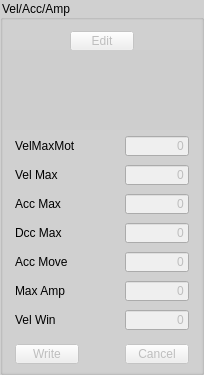
       <widget class="QGroupBox" name="gbVel">
        <property name="styleSheet">
         <string notr="true">QGroupBox {
    background-color: #d0d0d0;
}
</string>
        </property>
        <property name="title">
         <string>Vel/Acc/Amp</string>
        </property>
        <layout class="QVBoxLayout" name="verticalLayout_2">
         <property name="spacing">
          <number>0</number>
         </property>
         <property name="leftMargin">
          <number>0</number>
         </property>
         <property name="topMargin">
          <number>0</number>
         </property>
         <property name="rightMargin">
          <number>0</number>
         </property>
         <property name="bottomMargin">
          <number>0</number>
         </property>
         <item>
          <widget class="QGroupBox" name="groupBox_4">
           <property name="maximumSize">
            <size>
             <width>16777215</width>
             <height>30</height>
            </size>
           </property>
           <property name="styleSheet">
            <string notr="true">QGroupBox {
    border: none;
    margin-top: 0px;
}
</string>
           </property>
           <property name="title">
            <string/>
           </property>
           <layout class="QHBoxLayout" name="horizontalLayout_45">
            <property name="topMargin">
             <number>5</number>
            </property>
            <property name="bottomMargin">
             <number>0</number>
            </property>
            <item>
             <widget class="QPushButton" name="btnVelEdit">
              <property name="enabled">
               <bool>false</bool>
              </property>
              <property name="minimumSize">
               <size>
                <width>0</width>
                <height>20</height>
               </size>
              </property>
              <property name="maximumSize">
               <size>
                <width>64</width>
                <height>20</height>
               </size>
              </property>
              <property name="text">
               <string>Edit</string>
              </property>
             </widget>
            </item>
           </layout>
          </widget>
         </item>
         <item>
          <spacer name="verticalSpacer_6">
           <property name="orientation">
            <enum>Qt::Orientation::Vertical</enum>
           </property>
           <property name="sizeHint" stdset="0">
            <size>
             <width>20</width>
             <height>40</height>
            </size>
           </property>
          </spacer>
         </item>
         <item>
          <spacer name="verticalSpacer_2">
           <property name="orientation">
            <enum>Qt::Orientation::Vertical</enum>
           </property>
           <property name="sizeHint" stdset="0">
            <size>
             <width>20</width>
             <height>40</height>
            </size>
           </property>
          </spacer>
         </item>
         <item>
          <widget class="QGroupBox" name="groupBox_25">
           <property name="maximumSize">
            <size>
             <width>16777215</width>
             <height>30</height>
            </size>
           </property>
           <property name="styleSheet">
            <string notr="true">QGroupBox {
    border: none;
    margin-top: 0px;
}
</string>
           </property>
           <property name="title">
            <string/>
           </property>
           <layout class="QHBoxLayout" name="horizontalLayout_18">
            <property name="topMargin">
             <number>0</number>
            </property>
            <property name="bottomMargin">
             <number>0</number>
            </property>
            <item>
             <widget class="QLabel" name="label_15">
              <property name="maximumSize">
               <size>
                <width>16777215</width>
                <height>20</height>
               </size>
              </property>
              <property name="text">
               <string>VelMaxMot</string>
              </property>
             </widget>
            </item>
            <item>
             <spacer name="horizontalSpacer_23">
              <property name="orientation">
               <enum>Qt::Orientation::Horizontal</enum>
              </property>
              <property name="sizeHint" stdset="0">
               <size>
                <width>40</width>
                <height>20</height>
               </size>
              </property>
             </spacer>
            </item>
            <item>
             <widget class="QLineEdit" name="txtVelMaxMot">
              <property name="enabled">
               <bool>false</bool>
              </property>
              <property name="minimumSize">
               <size>
                <width>64</width>
                <height>0</height>
               </size>
              </property>
              <property name="maximumSize">
               <size>
                <width>64</width>
                <height>20</height>
               </size>
              </property>
              <property name="text">
               <string>0</string>
              </property>
              <property name="alignment">
               <set>Qt::AlignmentFlag::AlignRight|Qt::AlignmentFlag::AlignTrailing|Qt::AlignmentFlag::AlignVCenter</set>
              </property>
             </widget>
            </item>
           </layout>
          </widget>
         </item>
         <item>
          <widget class="QGroupBox" name="groupBox_24">
           <property name="maximumSize">
            <size>
             <width>16777215</width>
             <height>30</height>
            </size>
           </property>
           <property name="styleSheet">
            <string notr="true">QGroupBox {
    border: none;
    margin-top: 0px;
}
</string>
           </property>
           <property name="title">
            <string/>
           </property>
           <layout class="QHBoxLayout" name="horizontalLayout_17">
            <property name="topMargin">
             <number>0</number>
            </property>
            <property name="bottomMargin">
             <number>0</number>
            </property>
            <item>
             <widget class="QLabel" name="label_14">
              <property name="maximumSize">
               <size>
                <width>16777215</width>
                <height>20</height>
               </size>
              </property>
              <property name="text">
               <string>Vel Max</string>
              </property>
             </widget>
            </item>
            <item>
             <spacer name="horizontalSpacer_22">
              <property name="orientation">
               <enum>Qt::Orientation::Horizontal</enum>
              </property>
              <property name="sizeHint" stdset="0">
               <size>
                <width>40</width>
                <height>20</height>
               </size>
              </property>
             </spacer>
            </item>
            <item>
             <widget class="QLineEdit" name="txtVelMax">
              <property name="enabled">
               <bool>false</bool>
              </property>
              <property name="minimumSize">
               <size>
                <width>64</width>
                <height>0</height>
               </size>
              </property>
              <property name="maximumSize">
               <size>
                <width>64</width>
                <height>20</height>
               </size>
              </property>
              <property name="text">
               <string>0</string>
              </property>
              <property name="alignment">
               <set>Qt::AlignmentFlag::AlignRight|Qt::AlignmentFlag::AlignTrailing|Qt::AlignmentFlag::AlignVCenter</set>
              </property>
             </widget>
            </item>
           </layout>
          </widget>
         </item>
         <item>
          <widget class="QGroupBox" name="groupBox_23">
           <property name="maximumSize">
            <size>
             <width>16777215</width>
             <height>30</height>
            </size>
           </property>
           <property name="styleSheet">
            <string notr="true">QGroupBox {
    border: none;
    margin-top: 0px;
}
</string>
           </property>
           <property name="title">
            <string/>
           </property>
           <layout class="QHBoxLayout" name="horizontalLayout_16">
            <property name="topMargin">
             <number>0</number>
            </property>
            <property name="bottomMargin">
             <number>0</number>
            </property>
            <item>
             <widget class="QLabel" name="label_13">
              <property name="maximumSize">
               <size>
                <width>16777215</width>
                <height>20</height>
               </size>
              </property>
              <property name="text">
               <string>Acc Max</string>
              </property>
             </widget>
            </item>
            <item>
             <spacer name="horizontalSpacer_21">
              <property name="orientation">
               <enum>Qt::Orientation::Horizontal</enum>
              </property>
              <property name="sizeHint" stdset="0">
               <size>
                <width>40</width>
                <height>20</height>
               </size>
              </property>
             </spacer>
            </item>
            <item>
             <widget class="QLineEdit" name="txtAccMax">
              <property name="enabled">
               <bool>false</bool>
              </property>
              <property name="minimumSize">
               <size>
                <width>64</width>
                <height>0</height>
               </size>
              </property>
              <property name="maximumSize">
               <size>
                <width>64</width>
                <height>20</height>
               </size>
              </property>
              <property name="text">
               <string>0</string>
              </property>
              <property name="alignment">
               <set>Qt::AlignmentFlag::AlignRight|Qt::AlignmentFlag::AlignTrailing|Qt::AlignmentFlag::AlignVCenter</set>
              </property>
             </widget>
            </item>
           </layout>
          </widget>
         </item>
         <item>
          <widget class="QGroupBox" name="groupBox_26">
           <property name="maximumSize">
            <size>
             <width>16777215</width>
             <height>30</height>
            </size>
           </property>
           <property name="styleSheet">
            <string notr="true">QGroupBox {
    border: none;
    margin-top: 0px;
}
</string>
           </property>
           <property name="title">
            <string/>
           </property>
           <layout class="QHBoxLayout" name="horizontalLayout_19">
            <property name="topMargin">
             <number>0</number>
            </property>
            <property name="bottomMargin">
             <number>0</number>
            </property>
            <item>
             <widget class="QLabel" name="label_16">
              <property name="maximumSize">
               <size>
                <width>16777215</width>
                <height>20</height>
               </size>
              </property>
              <property name="text">
               <string>Dcc Max</string>
              </property>
             </widget>
            </item>
            <item>
             <spacer name="horizontalSpacer_24">
              <property name="orientation">
               <enum>Qt::Orientation::Horizontal</enum>
              </property>
              <property name="sizeHint" stdset="0">
               <size>
                <width>40</width>
                <height>20</height>
               </size>
              </property>
             </spacer>
            </item>
            <item>
             <widget class="QLineEdit" name="txtDccMax">
              <property name="enabled">
               <bool>false</bool>
              </property>
              <property name="minimumSize">
               <size>
                <width>64</width>
                <height>0</height>
               </size>
              </property>
              <property name="maximumSize">
               <size>
                <width>64</width>
                <height>20</height>
               </size>
              </property>
              <property name="text">
               <string>0</string>
              </property>
              <property name="alignment">
               <set>Qt::AlignmentFlag::AlignRight|Qt::AlignmentFlag::AlignTrailing|Qt::AlignmentFlag::AlignVCenter</set>
              </property>
             </widget>
            </item>
           </layout>
          </widget>
         </item>
         <item>
          <widget class="QGroupBox" name="groupBox_22">
           <property name="maximumSize">
            <size>
             <width>16777215</width>
             <height>30</height>
            </size>
           </property>
           <property name="styleSheet">
            <string notr="true">QGroupBox {
    border: none;
    margin-top: 0px;
}
</string>
           </property>
           <property name="title">
            <string/>
           </property>
           <layout class="QHBoxLayout" name="horizontalLayout_15">
            <property name="topMargin">
             <number>0</number>
            </property>
            <property name="bottomMargin">
             <number>0</number>
            </property>
            <item>
             <widget class="QLabel" name="label_12">
              <property name="maximumSize">
               <size>
                <width>16777215</width>
                <height>20</height>
               </size>
              </property>
              <property name="text">
               <string>Acc Move</string>
              </property>
             </widget>
            </item>
            <item>
             <spacer name="horizontalSpacer_20">
              <property name="orientation">
               <enum>Qt::Orientation::Horizontal</enum>
              </property>
              <property name="sizeHint" stdset="0">
               <size>
                <width>40</width>
                <height>20</height>
               </size>
              </property>
             </spacer>
            </item>
            <item>
             <widget class="QLineEdit" name="txtAccMove">
              <property name="enabled">
               <bool>false</bool>
              </property>
              <property name="minimumSize">
               <size>
                <width>64</width>
                <height>0</height>
               </size>
              </property>
              <property name="maximumSize">
               <size>
                <width>64</width>
                <height>20</height>
               </size>
              </property>
              <property name="text">
               <string>0</string>
              </property>
              <property name="alignment">
               <set>Qt::AlignmentFlag::AlignRight|Qt::AlignmentFlag::AlignTrailing|Qt::AlignmentFlag::AlignVCenter</set>
              </property>
             </widget>
            </item>
           </layout>
          </widget>
         </item>
         <item>
          <widget class="QGroupBox" name="groupBox_20">
           <property name="maximumSize">
            <size>
             <width>16777215</width>
             <height>30</height>
            </size>
           </property>
           <property name="styleSheet">
            <string notr="true">QGroupBox {
    border: none;
    margin-top: 0px;
}
</string>
           </property>
           <property name="title">
            <string/>
           </property>
           <layout class="QHBoxLayout" name="horizontalLayout_13">
            <property name="topMargin">
             <number>0</number>
            </property>
            <property name="bottomMargin">
             <number>0</number>
            </property>
            <item>
             <widget class="QLabel" name="label_10">
              <property name="maximumSize">
               <size>
                <width>16777215</width>
                <height>20</height>
               </size>
              </property>
              <property name="text">
               <string>Max Amp</string>
              </property>
             </widget>
            </item>
            <item>
             <spacer name="horizontalSpacer_18">
              <property name="orientation">
               <enum>Qt::Orientation::Horizontal</enum>
              </property>
              <property name="sizeHint" stdset="0">
               <size>
                <width>40</width>
                <height>20</height>
               </size>
              </property>
             </spacer>
            </item>
            <item>
             <widget class="QLineEdit" name="txtMaxAmp">
              <property name="enabled">
               <bool>false</bool>
              </property>
              <property name="minimumSize">
               <size>
                <width>64</width>
                <height>0</height>
               </size>
              </property>
              <property name="maximumSize">
               <size>
                <width>64</width>
                <height>20</height>
               </size>
              </property>
              <property name="text">
               <string>0</string>
              </property>
              <property name="alignment">
               <set>Qt::AlignmentFlag::AlignRight|Qt::AlignmentFlag::AlignTrailing|Qt::AlignmentFlag::AlignVCenter</set>
              </property>
             </widget>
            </item>
           </layout>
          </widget>
         </item>
         <item>
          <widget class="QGroupBox" name="groupBox_21">
           <property name="maximumSize">
            <size>
             <width>16777215</width>
             <height>30</height>
            </size>
           </property>
           <property name="styleSheet">
            <string notr="true">QGroupBox {
    border: none;
    margin-top: 0px;
}
</string>
           </property>
           <property name="title">
            <string/>
           </property>
           <layout class="QHBoxLayout" name="horizontalLayout_14">
            <property name="topMargin">
             <number>0</number>
            </property>
            <property name="bottomMargin">
             <number>0</number>
            </property>
            <item>
             <widget class="QLabel" name="label_11">
              <property name="maximumSize">
               <size>
                <width>16777215</width>
                <height>20</height>
               </size>
              </property>
              <property name="text">
               <string>Vel Win</string>
              </property>
             </widget>
            </item>
            <item>
             <spacer name="horizontalSpacer_19">
              <property name="orientation">
               <enum>Qt::Orientation::Horizontal</enum>
              </property>
              <property name="sizeHint" stdset="0">
               <size>
                <width>40</width>
                <height>20</height>
               </size>
              </property>
             </spacer>
            </item>
            <item>
             <widget class="QLineEdit" name="txtVelWin">
              <property name="enabled">
               <bool>false</bool>
              </property>
              <property name="minimumSize">
               <size>
                <width>64</width>
                <height>0</height>
               </size>
              </property>
              <property name="maximumSize">
               <size>
                <width>64</width>
                <height>20</height>
               </size>
              </property>
              <property name="text">
               <string>0</string>
              </property>
              <property name="alignment">
               <set>Qt::AlignmentFlag::AlignRight|Qt::AlignmentFlag::AlignTrailing|Qt::AlignmentFlag::AlignVCenter</set>
              </property>
             </widget>
            </item>
           </layout>
          </widget>
         </item>
         <item>
          <widget class="QGroupBox" name="groupBox_27">
           <property name="styleSheet">
            <string notr="true">QGroupBox {
    border: none;
    margin-top: 0px;
}
</string>
           </property>
           <property name="title">
            <string/>
           </property>
           <layout class="QHBoxLayout" name="horizontalLayout_20">
            <property name="topMargin">
             <number>5</number>
            </property>
            <property name="bottomMargin">
             <number>5</number>
            </property>
            <item>
             <widget class="QPushButton" name="btnVelWrite">
              <property name="enabled">
               <bool>false</bool>
              </property>
              <property name="maximumSize">
               <size>
                <width>64</width>
                <height>20</height>
               </size>
              </property>
              <property name="text">
               <string>Write</string>
              </property>
             </widget>
            </item>
            <item>
             <spacer name="horizontalSpacer_36">
              <property name="orientation">
               <enum>Qt::Orientation::Horizontal</enum>
              </property>
              <property name="sizeHint" stdset="0">
               <size>
                <width>40</width>
                <height>20</height>
               </size>
              </property>
             </spacer>
            </item>
            <item>
             <widget class="QPushButton" name="btnVelCancel">
              <property name="enabled">
               <bool>false</bool>
              </property>
              <property name="maximumSize">
               <size>
                <width>64</width>
                <height>20</height>
               </size>
              </property>
              <property name="text">
               <string>Cancel</string>
              </property>
             </widget>
            </item>
           </layout>
          </widget>
         </item>
        </layout>
       </widget>
